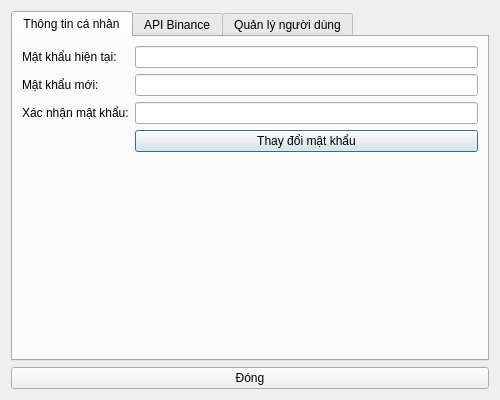
<?xml version="1.0" encoding="UTF-8"?>
<ui version="4.0">
 <class>Dialog</class>
 <widget class="QDialog" name="Dialog">
  <property name="geometry">
   <rect>
    <x>0</x>
    <y>0</y>
    <width>500</width>
    <height>400</height>
   </rect>
  </property>
  <property name="windowTitle">
   <string>Quản lý tài khoản</string>
  </property>
  <layout class="QVBoxLayout" name="verticalLayout">
   <item>
    <widget class="QTabWidget" name="tabWidget">
     <property name="currentIndex">
      <number>0</number>
     </property>
     <widget class="QWidget" name="profileTab">
      <attribute name="title">
       <string>Thông tin cá nhân</string>
      </attribute>
      <layout class="QFormLayout" name="formLayout">
       <item row="0" column="0">
        <widget class="QLabel" name="oldPasswordLabel">
         <property name="text">
          <string>Mật khẩu hiện tại:</string>
         </property>
        </widget>
       </item>
       <item row="0" column="1">
        <widget class="QLineEdit" name="oldPasswordInput">
         <property name="echoMode">
          <enum>QLineEdit::Password</enum>
         </property>
        </widget>
       </item>
       <item row="1" column="0">
        <widget class="QLabel" name="newPasswordLabel">
         <property name="text">
          <string>Mật khẩu mới:</string>
         </property>
        </widget>
       </item>
       <item row="1" column="1">
        <widget class="QLineEdit" name="newPasswordInput">
         <property name="echoMode">
          <enum>QLineEdit::Password</enum>
         </property>
        </widget>
       </item>
       <item row="2" column="0">
        <widget class="QLabel" name="confirmPasswordLabel">
         <property name="text">
          <string>Xác nhận mật khẩu:</string>
         </property>
        </widget>
       </item>
       <item row="2" column="1">
        <widget class="QLineEdit" name="confirmPasswordInput">
         <property name="echoMode">
          <enum>QLineEdit::Password</enum>
         </property>
        </widget>
       </item>
       <item row="3" column="1">
        <widget class="QPushButton" name="changePasswordButton">
         <property name="text">
          <string>Thay đổi mật khẩu</string>
         </property>
        </widget>
       </item>
      </layout>
     </widget>
     <widget class="QWidget" name="apiTab">
      <attribute name="title">
       <string>API Binance</string>
      </attribute>
      <layout class="QFormLayout" name="formLayout_2">
       <item row="0" column="0">
        <widget class="QLabel" name="apiKeyLabel">
         <property name="text">
          <string>API Key:</string>
         </property>
        </widget>
       </item>
       <item row="0" column="1">
        <widget class="QLineEdit" name="apiKeyInput"/>
       </item>
       <item row="1" column="0">
        <widget class="QLabel" name="apiSecretLabel">
         <property name="text">
          <string>API Secret:</string>
         </property>
        </widget>
       </item>
       <item row="1" column="1">
        <widget class="QLineEdit" name="apiSecretInput">
         <property name="echoMode">
          <enum>QLineEdit::Password</enum>
         </property>
        </widget>
       </item>
       <item row="2" column="1">
        <widget class="QPushButton" name="updateApiButton">
         <property name="text">
          <string>Cập nhật API</string>
         </property>
        </widget>
       </item>
      </layout>
     </widget>
     <widget class="QWidget" name="userManagementTab">
      <attribute name="title">
       <string>Quản lý người dùng</string>
      </attribute>
      <layout class="QVBoxLayout" name="verticalLayout_2">
       <item>
        <widget class="QTableWidget" name="userTable">
         <column>
          <property name="text">
           <string>Tên đăng nhập</string>
          </property>
         </column>
         <column>
          <property name="text">
           <string>Vai trò</string>
          </property>
         </column>
        </widget>
       </item>
       <item>
        <widget class="QPushButton" name="addUserButton">
         <property name="text">
          <string>Thêm người dùng</string>
         </property>
        </widget>
       </item>
      </layout>
     </widget>
    </widget>
   </item>
   <item>
    <widget class="QPushButton" name="closeButton">
     <property name="text">
      <string>Đóng</string>
     </property>
    </widget>
   </item>
  </layout>
 </widget>
 <resources/>
 <connections>
  <connection>
   <sender>closeButton</sender>
   <signal>clicked()</signal>
   <receiver>Dialog</receiver>
   <slot>close()</slot>
   <hints>
    <hint type="sourcelabel">
     <x>249</x>
     <y>379</y>
    </hint>
    <hint type="destinationlabel">
     <x>249</x>
     <y>199</y>
    </hint>
   </hints>
  </connection>
 </connections>
</ui>
